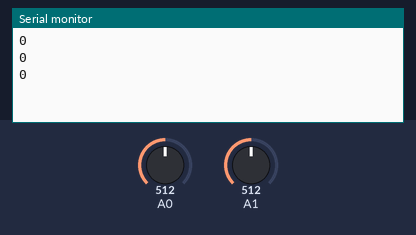
A sketch run on a simulated Arduino Uno, built with avr-gcc and run on an emulated ATmega328P. Shown: the last lines printed to the serial monitor. Inputs (shaded band) come from the test bench; at power-on: A0 = 512, A1 = 512.

Above: at 1.3 s.
1.4 s: A0 set to 716
At 1.9 s:
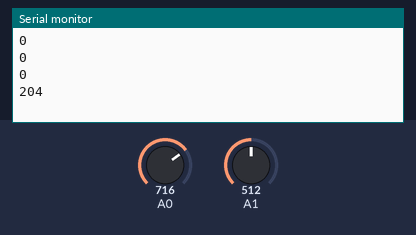
2.9 s: A1 set to 306
At 3.4 s:
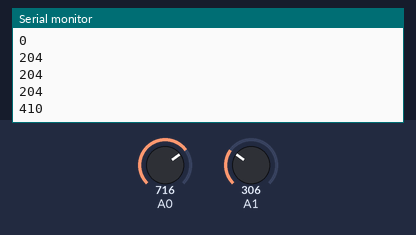
4.4 s: A0 set to 900
At 4.9 s:
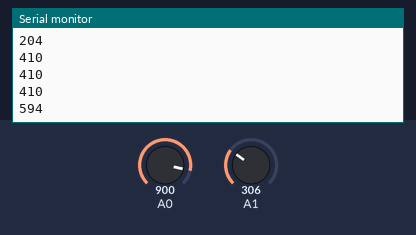
5.9 s: A1 set to 122
At 6.4 s:
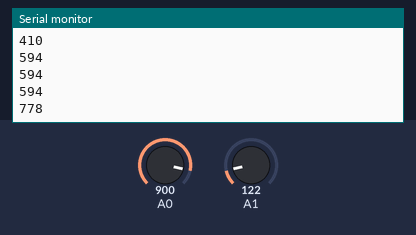
Timing chart, 0 to 8.4 s (numbered marks = the images above; inputs shaded):
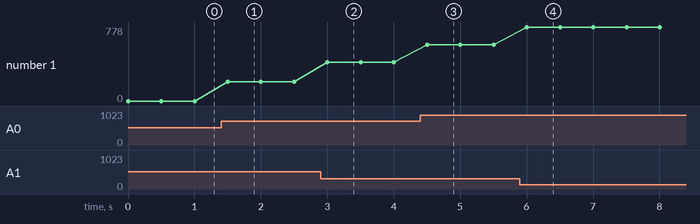

The sketch:

sketch_oct19a.ino
```cpp
void setup() {
  // put your setup code here, to run once:
 Serial.begin(9600);
}

void loop() {
  // put your main code here, to run repeatedly:
 int val1 = analogRead(A0);
 int val2 = analogRead(A1);
 Serial.println(val1-val2);
// Serial.print(" ");
// Serial.println(val2);
 delay(500);
}
```

Measured:
- after the input at 1.4 s, the serial monitor: prints a new line after 0.10 s (image 1)
- after the input at 2.9 s, the serial monitor: prints a new line after 0.10 s (image 2)
- after the input at 4.4 s, the serial monitor: prints a new line after 0.10 s (image 3)
- after the input at 5.9 s, the serial monitor: prints a new line after 0.11 s (image 4)
- plotted number 1: 0 → 204 after the input at 1.4 s, 204 → 410 after the input at 2.9 s, 410 → 594 after the input at 4.4 s, 594 → 778 after the input at 5.9 s
